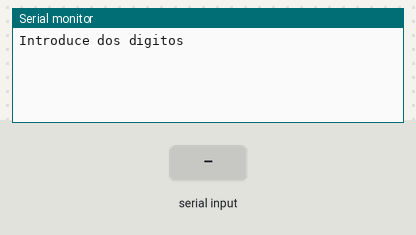
Bench run of a sketch on a simulated Arduino Uno, built with avr-gcc and run on an emulated ATmega328P. Parts: the last lines printed to the serial monitor. Inputs (shaded band) come from the test bench.

Above: at 1.2 s.
1.3 s: "90,45\n" received over Serial
At 2.0 s:
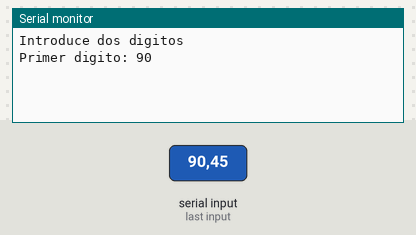
2.8 s: "30,150\n" received over Serial
At 2.98 s:
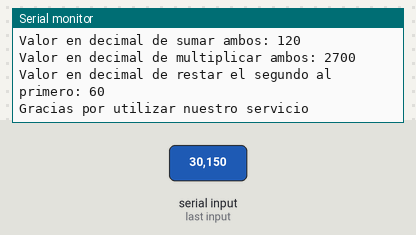

The sketch:

Hito1.14.2.ino
```cpp
int digito1=0;
int digito2=0;
int suma=0;
int multiplicacion=0;
int resta=0;
String lectura1="";
String lectura2="";
void setup()
{
  Serial.begin(9600);
}

void loop()
{
  Serial.println("Introduce dos digitos");
  while(!Serial.available()>0){
    ;
  }
  lectura1 = Serial.readStringUntil('\n');
  digito1=lectura1.toInt();
  Serial.print("Primer digito: ");
  Serial.println(digito1);
  while(!Serial.available()>0){
    ;
  }
  lectura2 = Serial.readStringUntil('\n');
  digito2=lectura2.toInt();
  Serial.print("Segundo digito: ");
  Serial.println(digito2);
  Serial.print("Valor en decimal de sumar ambos: ");
  suma=digito1+digito2;
  Serial.println(suma);
  Serial.print("Valor en decimal de multiplicar ambos: ");
  multiplicacion=digito1*digito2;
  Serial.println(multiplicacion);
  Serial.print("Valor en decimal de restar el segundo al primero: ");
  resta=digito1-digito2;
  Serial.println(resta);
  Serial.println("Gracias por utilizar nuestro servicio");
}
```

Measured:
- after the input at 1.3 s, the serial monitor: prints a new line at once (image 1)
- after the input at 2.8 s, the serial monitor: prints a new line at once (image 2)
